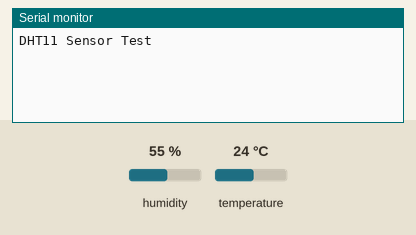
A sketch run on a simulated ESP8266 (NodeMCU). On the bench: the last lines printed to the serial monitor. The inputs (shaded band) are chosen by the test bench; at power-on: humidity 55 %, temperature 24 °C.

Above: at 3.2 s.
3.3 s: humidity set to 22 %
At 4.9 s:
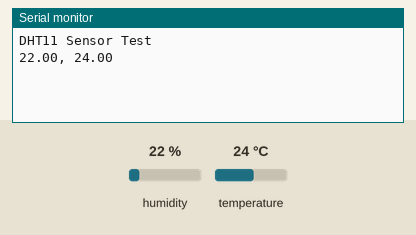
7.5 s: temperature set to 12 °C
At 8.4 s:
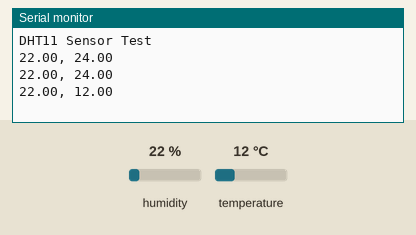
10.5 s: humidity set to 40 %
At 13.2 s:
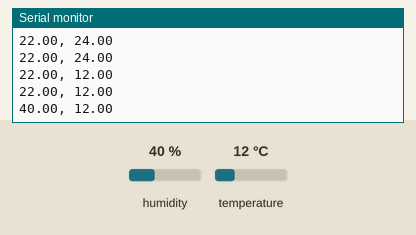

Measured:
- after the input at 3.3 s, the serial monitor: prints a new line after 0.72 s (image 1)
- after the input at 7.5 s, the serial monitor: prints a new line after 0.57 s (image 2)
- after the input at 10.5 s, the serial monitor: prints a new line after 1.6 s (image 3)

The sketch:

reading-from-env.ino
```cpp
#include<DHT.h>
#define DHTPIN D1
#define DHTTYPE DHT11
DHT dht(DHTPIN, DHTTYPE);
void setup() {
  Serial.begin(115200);
  delay(2000);
  Serial.println("DHT11 Sensor Test");
  dht.begin();
}
void loop() {
  delay(2000);
  float humidity = dht.readHumidity();
  float temperature = dht.readTemperature();
  if (isnan(humidity) || isnan(temperature)) {
    Serial.println("Failed to read from DHT sensor!");
  return;
}

Serial.print(humidity,2);
Serial.print(", ");
Serial.println(temperature,2);
}
```
